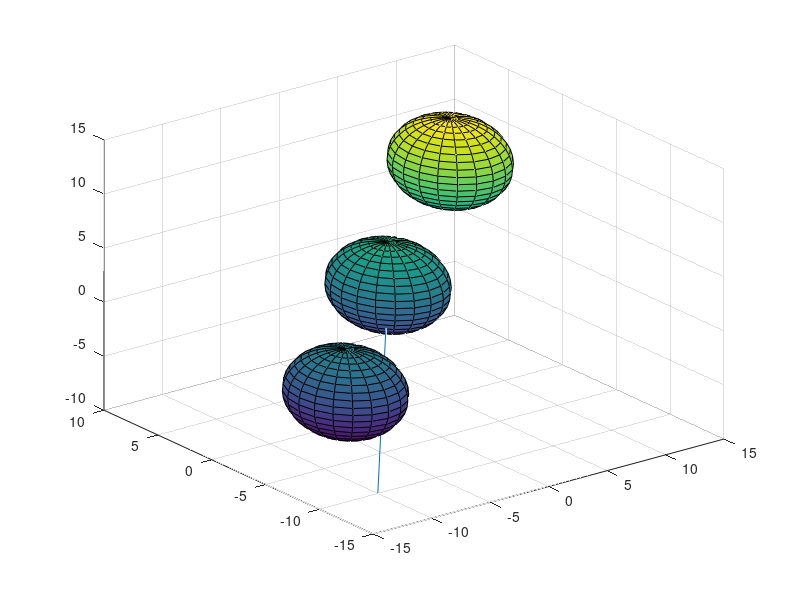

This figure's MATLAB source:

r = 4;
[sphere_x, sphere_y, sphere_z] = sphere();
obs_locs = [
    1 1 1;
    10 5 8;
    -10 -7 -2;
];

path=[1 1 1;
      -10, -10, -10];

figure
plot3(path(:,1), path(:,2), path(:,3));
hold on
grid on
for i = 1:size(obs_locs,1)
surf(sphere_x*r + obs_locs(i,1), sphere_y*r + obs_locs(i,2), sphere_z*r + obs_locs(i,3))
end